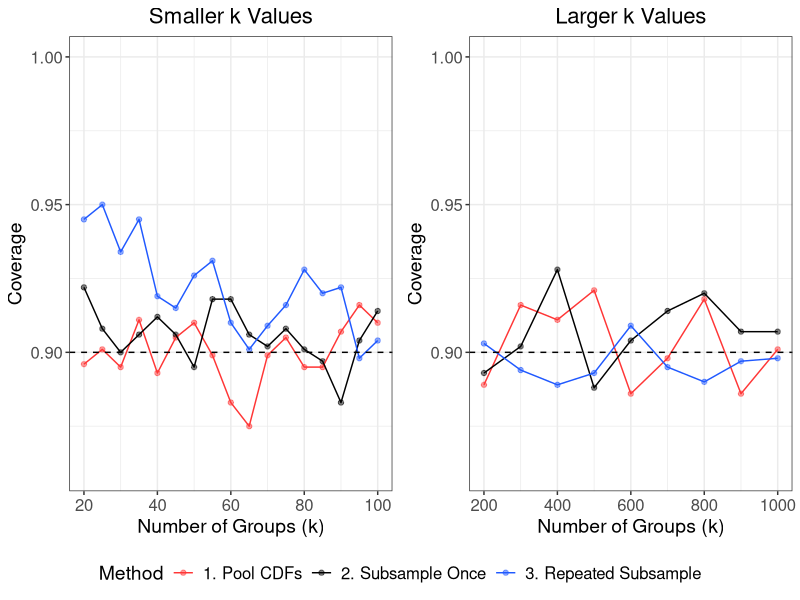
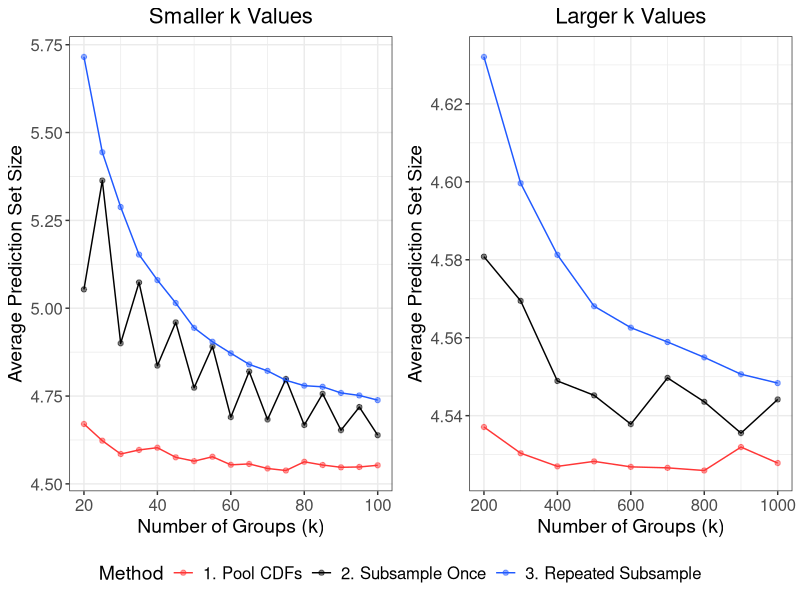

Write the R code that produced these figures, in order.
# Coverage/size plots for supervised methods

library(tidyverse)
library(data.table)
library(gridExtra)
library(grid)

# Create theme
paper_theme <- theme_bw() +
  theme(plot.title = element_text(hjust = 0.5, size = 16),
        plot.subtitle = element_text(hjust = 0.5, size = 14),
        legend.title = element_text(size = 14),
        axis.title = element_text(size = 14),
        legend.text = element_text(size = 12),
        axis.text = element_text(size = 12),
        strip.text = element_text(size = 12),
        panel.spacing = unit(1.2, "lines"))

# Read in data
method_1 <- fread(file = "sim_data/section_4/method_1.csv") %>%
  mutate(Method = "1. Pool CDFs")

method_2 <- fread(file = "sim_data/section_4/method_2.csv") %>%
  mutate(Method = "2. Subsample Once")

method_3 <- fread(file = "sim_data/section_4/method_3.csv") %>%
  rename(coverage = coverage_2alpha, avg_size = avg_size_2alpha) %>%
  mutate(Method = "3. Repeated Subsample")

# Merge results across methods
results <- rbind(method_1, method_2, method_3, fill = TRUE)

# Code to extract legend: http://www.sthda.com/english/wiki/wiki.php?id_contents=7930#add-a-common-legend-for-multiple-ggplot2-graphs
get_legend<-function(myggplot){
  tmp <- ggplot_gtable(ggplot_build(myggplot))
  leg <- which(sapply(tmp$grobs, function(x) x$name) == "guide-box")
  legend <- tmp$grobs[[leg]]
  return(legend)
}

########################
##### Create plots #####
########################

##### Coverage #####

# Coverage vs k, smaller values of k
single_cov_small_k <- results %>%
  filter(mu == 0, tau_sq == 1, n == 100, k <= 100) %>%
  ggplot(aes(x = k, y = coverage, color = Method)) +
  geom_point(alpha = 0.5) +
  geom_line() +
  geom_hline(yintercept = 0.90, lty = "dashed") +
  lims(y = c(0.86, 1)) +
  labs(x = "Number of Groups (k)",
       y = "Coverage",
       title = "Smaller k Values") +
  scale_color_manual(values = c("#FF3636", "black", "#2059FF")) +
  paper_theme +
  theme(legend.position = "bottom")

# Coverage vs k, larger values of k
single_cov_large_k <- results %>%
  filter(mu == 0, tau_sq == 1, n == 100, k >= 200) %>%
  ggplot(aes(x = k, y = coverage, color = Method)) +
  geom_point(alpha = 0.5) +
  geom_line() +
  geom_hline(yintercept = 0.90, lty = "dashed") +
  lims(y = c(0.86, 1)) +
  labs(x = "Number of Groups (k)",
       y = "Coverage",
       title = "Larger k Values") +
  scale_color_manual(values = c("#FF3636", "black", "#2059FF")) +
  paper_theme +
  theme(legend.position = "none")

# Combined coverage plot
legend <- get_legend(single_cov_small_k)

single_cov_small_k <- single_cov_small_k + theme(legend.position = "none")

cov_n100 <-
  grid.arrange(single_cov_small_k, single_cov_large_k, legend, ncol = 2, nrow = 2,
               layout_matrix = rbind(c(1, 2), c(3, 3)),
               widths = c(2.7, 2.7), heights = c(2, 0.2))

##### Size #####

# Size vs k, smaller values of k
single_size_small_k <- results %>%
  filter(mu == 0, tau_sq == 1, n == 100, k <= 100) %>%
  ggplot(aes(x = k, y = avg_size, color = Method)) +
  geom_point(alpha = 0.5) +
  geom_line() +
  labs(x = "Number of Groups (k)",
       y = "Average Prediction Set Size",
       title = "Smaller k Values") +
  scale_color_manual(values = c("#FF3636", "black", "#2059FF")) +
  paper_theme +
  theme(legend.position = "bottom")

# Size vs k, larger values of k
single_size_large_k <- results %>%
  filter(mu == 0, tau_sq == 1, n == 100, k >= 200) %>%
  ggplot(aes(x = k, y = avg_size, color = Method)) +
  geom_point(alpha = 0.5) +
  geom_line() +
  labs(x = "Number of Groups (k)",
       y = "Average Prediction Set Size",
       title = "Larger k Values") +
  scale_color_manual(values = c("#FF3636", "black", "#2059FF")) +
  paper_theme +
  theme(legend.position = "none")

# Combined coverage plot
legend <- get_legend(single_size_small_k)

single_size_small_k <- single_size_small_k + theme(legend.position = "none")

size_n100 <-
  grid.arrange(single_size_small_k, single_size_large_k, legend, ncol = 2, nrow = 2,
               layout_matrix = rbind(c(1, 2), c(3, 3)),
               widths = c(2.7, 2.7), heights = c(2, 0.2))

######################
##### Save plots #####
######################

ggsave(plot = cov_n100,
       filename = "sim_figures/section_4/sup_cov_n100.pdf",
       width = 10, height = 3.5)

ggsave(plot = size_n100,
       filename = "sim_figures/section_4/sup_size_n100.pdf",
       width = 10, height = 3.5)
